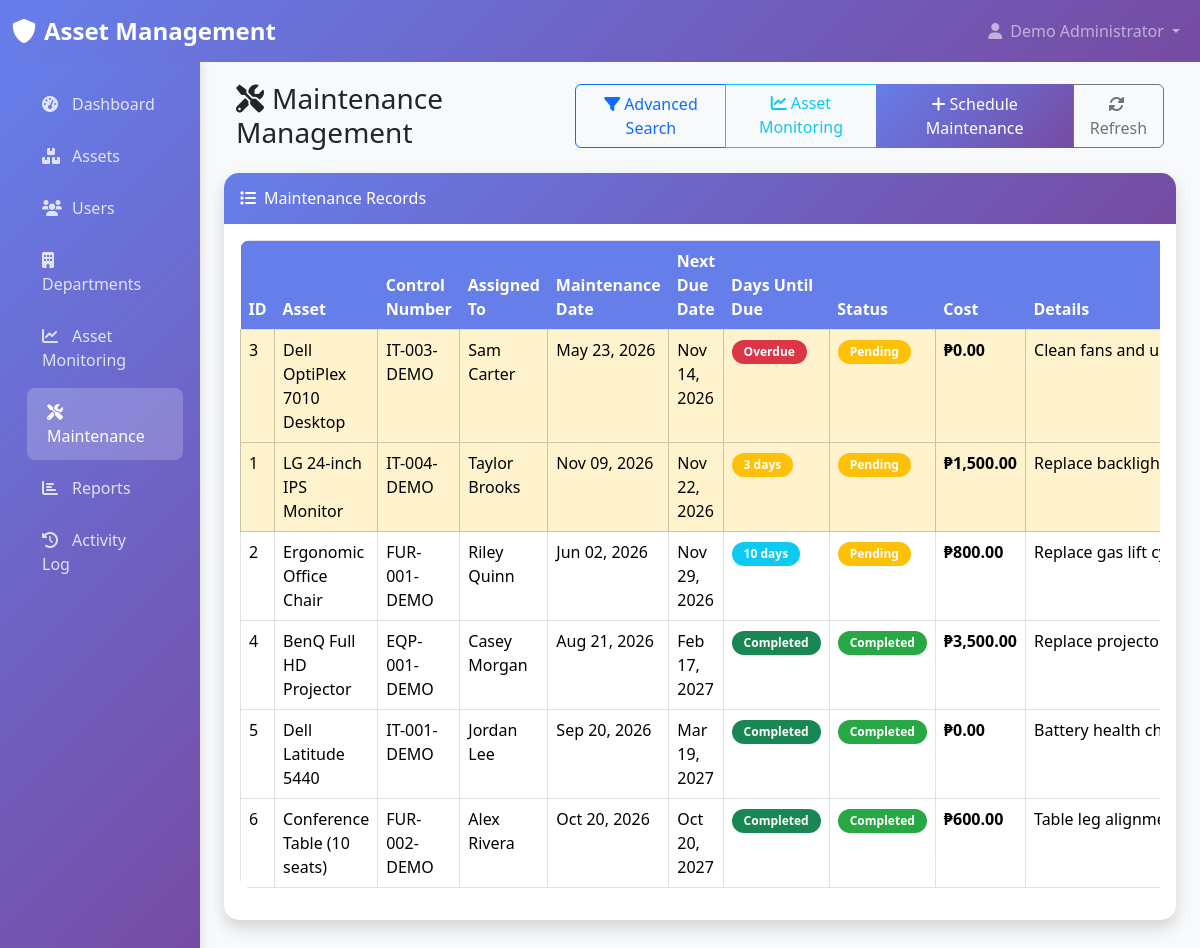
The app's page /maintenance/maintenance.php (signed in) with its own data.
### tables this page shows
CREATE TABLE `maintenance` (
  `maintenance_id` int(11) NOT NULL,
  `asset_id` int(11) NOT NULL,
  `maintenance_date` date NOT NULL,
  `next_due_date` date NOT NULL,
  `details` text NOT NULL,
  `status` enum('Pending','Completed') DEFAULT 'Pending',
  `cost` decimal(15,2) DEFAULT 0.00,
  `created_at` timestamp NOT NULL DEFAULT current_timestamp(),
  `updated_at` timestamp NOT NULL DEFAULT current_timestamp() ON UPDATE current_timestamp()
);

CREATE TABLE `assets` (
  `asset_id` int(11) NOT NULL,
  `asset_name` varchar(255) NOT NULL,
  `description` text DEFAULT NULL,
  `control_number` varchar(100) NOT NULL,
  `purchase_date` date NOT NULL,
  `cost` decimal(15,2) NOT NULL,
  `current_value` decimal(15,2) DEFAULT NULL,
  `lifetime_years` int(11) NOT NULL,
  `depreciation_method` enum('straight-line','declining-balance') DEFAULT 'straight-line',
  `status` enum('Active','Depreciated','Disposed','Under Maintenance') DEFAULT 'Active',
  `assigned_to_name` varchar(255) DEFAULT NULL,
  `assigned_to_email` varchar(255) DEFAULT NULL,
  `assigned_to_contact` varchar(50) DEFAULT NULL,
  `department_id` int(11) DEFAULT NULL,
  `asset_location` varchar(255) DEFAULT NULL,
  `location` varchar(255) DEFAULT NULL,
  `insurance_type` varchar(255) DEFAULT NULL,
  `insurance_provider` varchar(255) DEFAULT NULL,
  `insurance_start` date DEFAULT NULL,
  `insurance_end` date DEFAULT NULL,
  `insurance_details` text DEFAULT NULL,
  `created_at` timestamp NOT NULL DEFAULT current_timestamp(),
  `updated_at` timestamp NOT NULL DEFAULT current_timestamp() ON UPDATE current_timestamp()
);

### config/database.php (called while the page is built, shortened)
<?php
function formatCurrency($amount) {
    return '₱' . number_format($amount, 2);
}
function formatDate($date) {
    return date('M d, Y', strtotime($date));
}
?>

### maintenance/maintenance.php (the view, shortened to what this page needs)
<?php
require_once '../config/database.php';
require_once '../includes/header.php';
try {
    $pdo = getDB();
    $stmt = $pdo->query("
        SELECT m.*, a.asset_name, a.control_number, a.assigned_to_name,
               DATEDIFF(m.next_due_date, CURDATE()) as days_until_due
        FROM maintenance m
        JOIN assets a ON m.asset_id = a.asset_id
        ORDER BY m.next_due_date ASC
    ");
    $maintenance_records = $stmt->fetchAll();
} catch (PDOException $e) {
    $error = "Database error: " . $e->getMessage();
}
?>
<div class="container-fluid">
    <div class="row">
        <div class="col-12">
            <div class="d-flex justify-content-between align-items-center mb-4">
                <h1 class="h3 mb-0">
                    <i class="fas fa-tools me-2"></i>Maintenance Management
                </h1>
                <div class="btn-group">
                    <button type="button" class="btn btn-outline-primary" id="advancedSearchBtn" data-bs-toggle="modal" data-bs-target="#advancedSearchModal" title="Advanced Search">
                        <i class="fas fa-filter me-1"></i>Advanced Search
                    </button>
                    <a href="../monitoring/dashboard.php" class="btn btn-outline-info">
                        <i class="fas fa-chart-line me-1"></i>Asset Monitoring
                    </a>
                    <button type="button" class="btn btn-primary" data-bs-toggle="modal" data-bs-target="#maintenanceModal" onclick="openMaintenanceModal()">
                        <i class="fas fa-plus me-1"></i>Schedule Maintenance
                    </button>
                    <button type="button" class="btn btn-outline-secondary" onclick="location.reload()">
                        <i class="fas fa-sync-alt me-1"></i>Refresh
                    </button>
                </div>
            </div>
        </div>
    </div>
</div>
<div class="card shadow mb-4">
    <div class="card-header py-3 bg-primary text-white">
        <h6 class="m-0 font-weight-bold"><i class="fas fa-list me-2"></i>Maintenance Records</h6>
    </div>
    <div class="card-body">
        <div class="table-responsive">
            <table class="table table-bordered table-hover" id="maintenanceTable" width="100%" cellspacing="0">
                <thead>
                    <tr>
                        <th>ID</th>
                        <th>Asset</th>
                        <th>Control Number</th>
                        <th>Assigned To</th>
                        <th>Maintenance Date</th>
                        <th>Next Due Date</th>
                        <th>Days Until Due</th>
                        <th>Status</th>
                        <th>Cost</th>
                        <th>Details</th>
                    </tr>
                </thead>
                <tbody>
                    <?php foreach ($maintenance_records as $record): ?>
                        <tr class="<?php echo $record['days_until_due'] <= 7 && $record['status'] === 'Pending' ? 'table-warning' : ''; ?>">
                            <td><?php echo $record['maintenance_id']; ?></td>
                            <td><?php echo htmlspecialchars($record['asset_name']); ?></td>
                            <td><?php echo htmlspecialchars($record['control_number']); ?></td>
                            <td><?php echo htmlspecialchars($record['assigned_to_name'] ?: 'Unassigned'); ?></td>
                            <td><?php echo formatDate($record['maintenance_date']); ?></td>
                            <td><?php echo formatDate($record['next_due_date']); ?></td>
                            <td>
                                <?php if ($record['status'] === 'Pending'): ?>
                                    <span class="badge bg-<?php
                                        echo $record['days_until_due'] <= 0 ? 'danger' :
                                            ($record['days_until_due'] <= 7 ? 'warning' : 'info');
                                    ?>">
                                        <?php echo $record['days_until_due'] > 0 ? $record['days_until_due'] . ' days' : 'Overdue'; ?>
                                    </span>
                                <?php else: ?>
                                    <span class="badge bg-success">Completed</span>
                                <?php endif; ?>
                            </td>
                            <td>
                                <span class="badge status-<?php echo strtolower(str_replace(' ', '-', $record['status'])); ?>">
                                    <?php echo htmlspecialchars($record['status']); ?>
                                </span>
                            </td>
                            <td class="currency"><?php echo formatCurrency($record['cost']); ?></td>
                            <td>
                                <span class="text-truncate d-inline-block" style="max-width: 200px;"
                                      data-bs-toggle="tooltip" title="<?php echo htmlspecialchars($record['details']); ?>">
                                    <?php echo htmlspecialchars($record['details']); ?>
                                </span>
                            </td>
                        </tr>
                    <?php endforeach; ?>
                </tbody>
            </table>
        </div>
    </div>
</div>
<?php require_once '../includes/footer.php'; ?>

### includes/header.php (style rules this page uses)
:root { --primary-color: #667eea; --secondary-color: #764ba2; --success-color: #28a745; --danger-color: #dc3545; --warning-color: #ffc107; --info-color: #17a2b8; }
body { background-color: #f8f9fa; font-family: 'Segoe UI', Tahoma, Geneva, Verdana, sans-serif; }
.card { border: none; border-radius: 15px; box-shadow: 0 5px 15px rgba(0,0,0,0.08); transition: transform 0.2s ease; }
.card-header { background: linear-gradient(135deg, var(--primary-color) 0%, var(--secondary-color) 100%); color: white; border-radius: 15px 15px 0 0 !important; border: none; }
.btn-primary { background: linear-gradient(135deg, var(--primary-color) 0%, var(--secondary-color) 100%); border: none; border-radius: 8px; padding: 8px 20px; transition: all 0.3s ease; }
.table { border-radius: 10px; overflow: hidden; }
.table thead th { background-color: var(--primary-color); color: white; border: none; font-weight: 600; }
.badge { border-radius: 20px; padding: 6px 12px; }
.currency { font-weight: 600; color: var(--success-color); }
.status-pending { background-color: var(--warning-color); }
.status-completed { background-color: var(--success-color); }

### records on screen
maintenance: maintenance_id "3", asset.asset_name "Dell OptiPlex 7010 Desktop", asset.control_number "IT-003-DEMO", asset.assigned_to_name "Sam Carter", maintenance_date "May 23, 2026", next_due_date "Nov 14, 2026", shows "Overdue", status "Pending", cost "₱0.00", details "Clean fans and update B…"
maintenance: maintenance_id "1", asset.asset_name "LG 24-inch IPS Monitor", asset.control_number "IT-004-DEMO", asset.assigned_to_name "Taylor Brooks", maintenance_date "Nov 09, 2026", next_due_date "Nov 22, 2026", days_until_due "3", status "Pending", cost "₱1,500.00", details "Replace backlight and te…"
maintenance: maintenance_id "2", asset.asset_name "Ergonomic Office Chair", asset.control_number "FUR-001-DEMO", asset.assigned_to_name "Riley Quinn", maintenance_date "Jun 02, 2026", next_due_date "Nov 29, 2026", days_until_due "10", status "Pending", cost "₱800.00", details "Replace gas lift…"
maintenance: maintenance_id "4", asset.asset_name "BenQ Full HD Projector", asset.control_number "EQP-001-DEMO", asset.assigned_to_name "Casey Morgan", maintenance_date "Aug 21, 2026", next_due_date "Feb 17, 2027", shows "Completed", status "Completed", cost "₱3,500.00", details "Replace…"
maintenance: maintenance_id "5", asset.asset_name "Dell Latitude 5440", asset.control_number "IT-001-DEMO", asset.assigned_to_name "Jordan Lee", maintenance_date "Sep 20, 2026", next_due_date "Mar 19, 2027", shows "Completed", status "Completed", cost "₱0.00", details "Battery health…"
maintenance: maintenance_id "6", asset.asset_name "Conference Table (10 seats)", asset.control_number "FUR-002-DEMO", asset.assigned_to_name "Alex Rivera", maintenance_date "Oct 20, 2026", next_due_date "Oct 20, 2027", shows "Completed", status "Completed", cost "₱600.00", details "Table leg alignment and…"

### other values on screen
$_SESSION['full_name'] "Demo Administrator"
